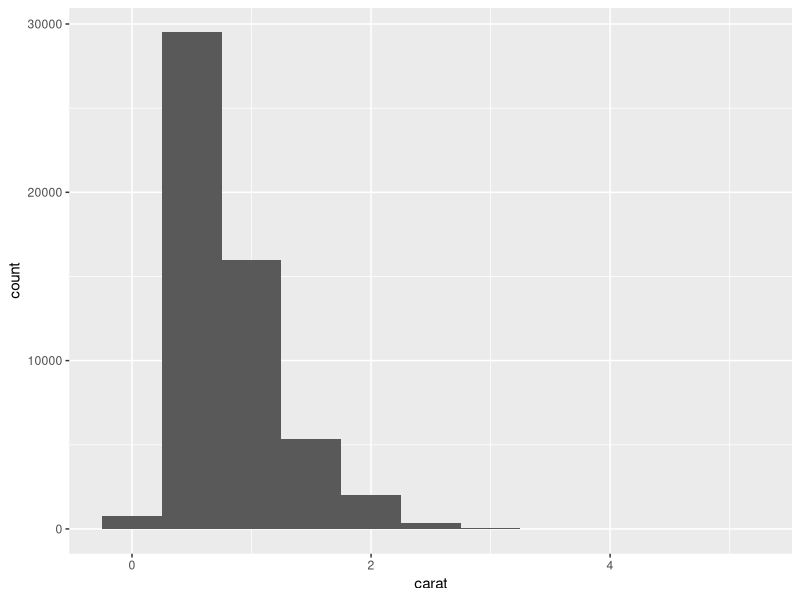
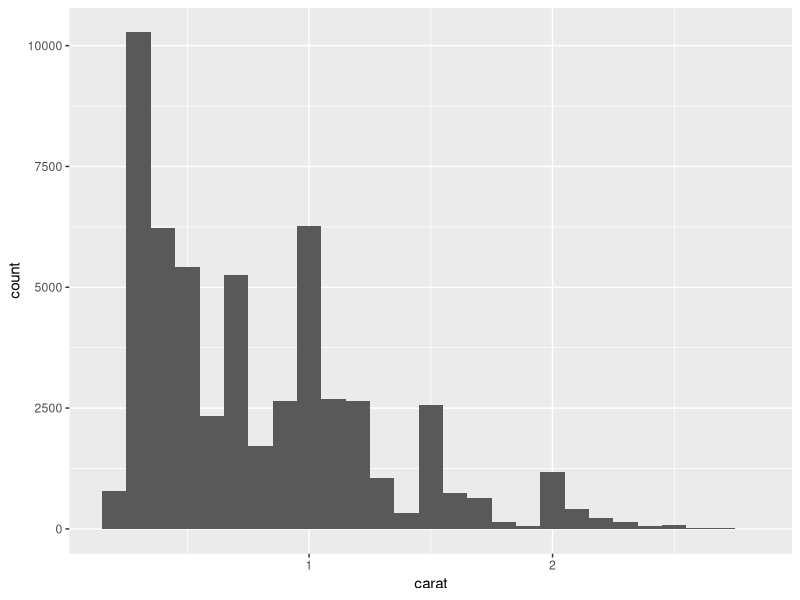
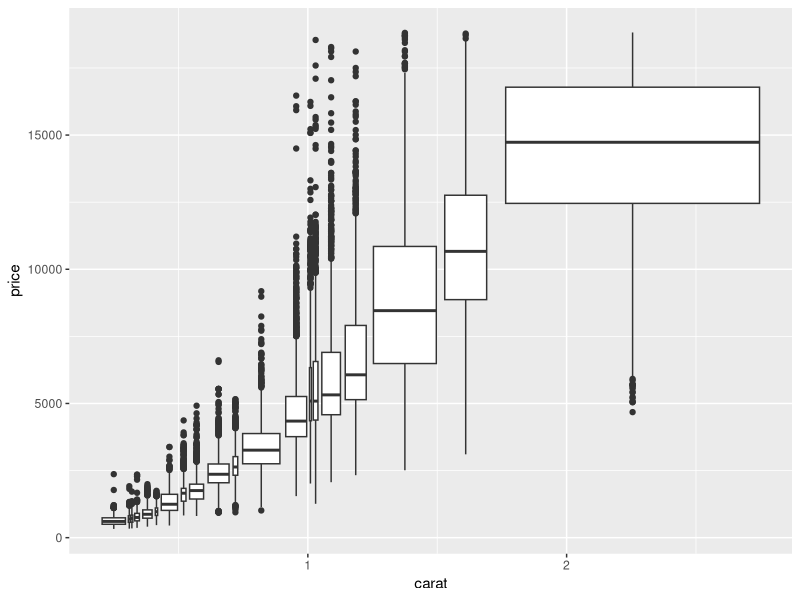
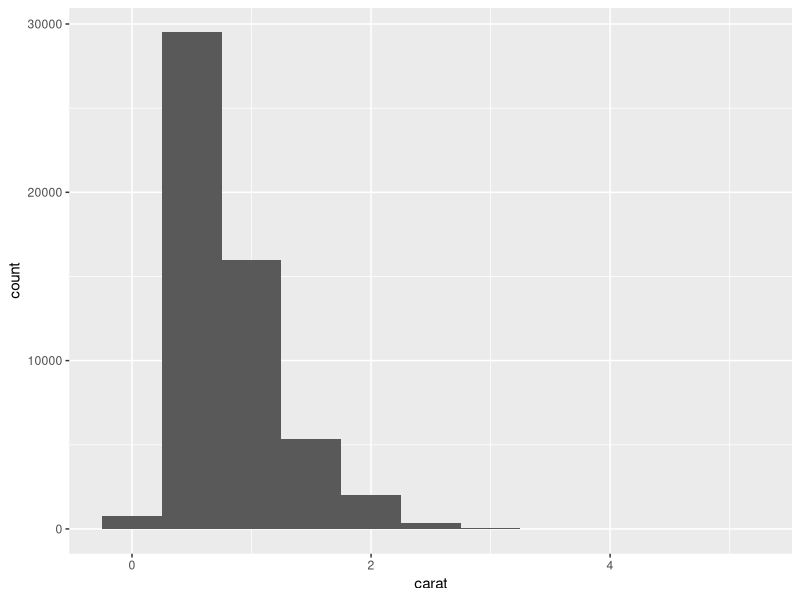
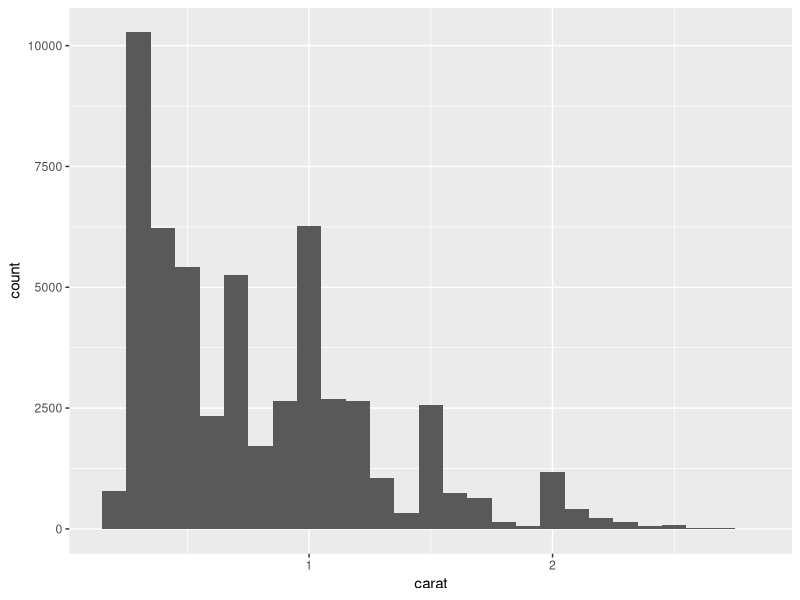
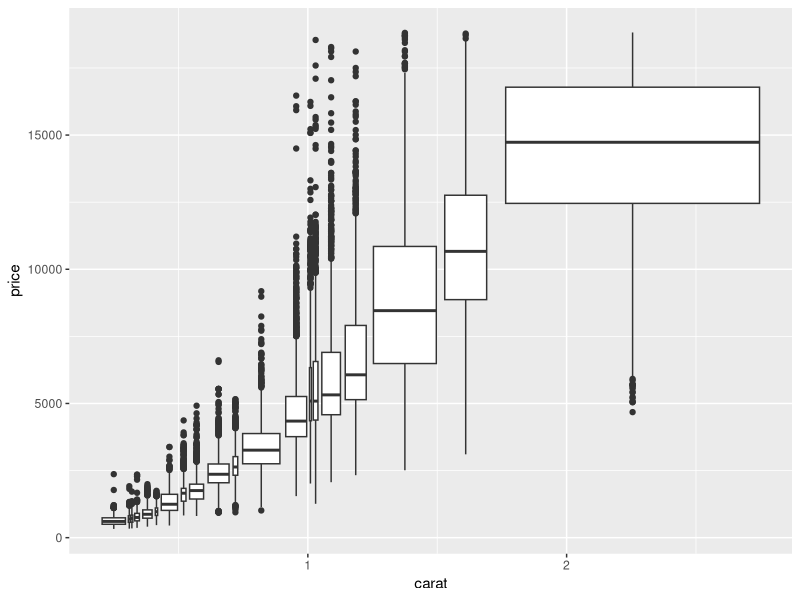

Generate these figures, in order, with R:
library(tidyverse)

ggplot(data = diamonds) +
  geom_histogram(mapping = aes(x = carat), binwidth = 0.5)

ggsave("exploratory-data-analysis/figs/diamond_hist.png")

smaller <- diamonds %>% 
  filter(carat < 3)

ggplot(data = smaller, mapping = aes(x = carat)) +
  geom_histogram(binwidth = 0.1)

ggsave("exploratory-data-analysis/figs/diamond_hist_smaller.png")

ggplot(data = smaller, mapping = aes(x = carat, y = price)) + 
  geom_boxplot(mapping = aes(group = cut_number(carat, 20)))

ggsave("exploratory-data-analysis/figs/diamond_boxplot.png")
